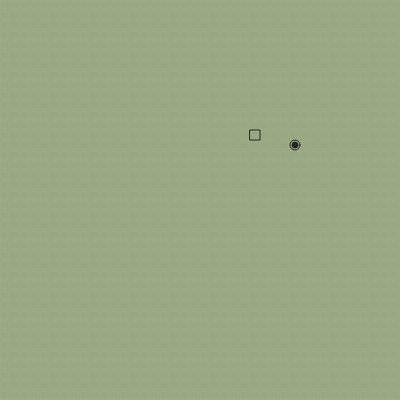
Frame 1 (no input)
Frame 60 (no input): identical to frame 1, image omitted
Frame 120 (the mouse pressed at the canvas centre since frame 60): identical to frame 1, image omitted

The p5.js sketch that drew this single still picture (run headless with seeded random() and noise() and a simulated clock; from frame 60 on, the mouse is pressed at the canvas centre):

// p5.js sketch
// ── sketch.js
const rows = 40
const columns = 40
const direcciones = [ 'arriba', 'derecha', 'abajo', 'izquierda' ]
const fpsLimiter = 5
const PRIMARY_COLOR = '#262626'
let culebra
let fruta
let frames

class Culebra{
  constructor(){
    this.cabeza = {
      fila: Math.round(random(rows*0.2,rows*0.8)),
      columna: Math.round(random(columns*0.2,columns*0.8)),
      }
    this.direccion = '',
    this.ultimoMovimiento = '',
    this.cola = []
  }  
  mover(){
    this.moverCola()
    switch (this.direccion) {
      case 'arriba':
        this.cabeza.columna-- 
        break;
      case 'derecha':
        this.cabeza.fila++ 
        break;
      case 'abajo':
        this.cabeza.columna++ 
        break;
      case 'izquierda':
        this.cabeza.fila-- 
        break;
    }
    this.ultimoMovimiento = this.direccion
  }
  crecer(){
    const newPedazo = [this.cabeza.fila,this.cabeza.columna]
    this.cola.push(newPedazo)
  }
  moverCola(){
    if(this.cola.length > 0){
      let newCola = this.cola.reverse()
      newCola = newCola.map( (pedazo, index) => {
        if(index<newCola.length-1)
          return newCola[index+1]
      })
      this.cola = newCola.reverse()
      this.cola[0] = [this.cabeza.fila,this.cabeza.columna]
    }
  }
  dibujar(){
    this.dibujarCola()
    this.dibujarCabeza()
  }
  dibujarCabeza(){
    const squareWidth = width/columns
    const squareHeight = height/rows
    stroke(PRIMARY_COLOR)
    noFill()
    const x = squareWidth*this.cabeza.fila
    const y = squareHeight*this.cabeza.columna
    rect(x,y,squareWidth,squareHeight)
    this.dibujarOjos(x,y,squareWidth,squareHeight)
  }
  dibujarOjos(x,y,w,h){
    if(!this.direccion)return
    stroke(PRIMARY_COLOR)
    fill(PRIMARY_COLOR)
    const horizontal = this.direccion === 'arriba'|| this.direccion === 'abajo'
    const eyeWidth = horizontal? w*0.2 : w*0.4
    const eyeHeight = horizontal? h*0.4 : h*0.2
    switch (this.direccion) {
      case 'arriba':
        rect(x+w*0.2,y+h*0.2,eyeWidth,eyeHeight)
        rect(x+w*0.6,y+h*0.2,eyeWidth,eyeHeight)
        break;
      case 'derecha':
        rect(x+w*0.4,y+h*0.2,eyeWidth,eyeHeight)
        rect(x+w*0.4,y+h*0.6,eyeWidth,eyeHeight)
        break;
      case 'abajo':
        rect(x+w*0.2,y+h*0.4,eyeWidth,eyeHeight)
        rect(x+w*0.6,y+h*0.4,eyeWidth,eyeHeight)
        break;
      case 'izquierda':
        rect(x+w*0.2,y+h*0.2,eyeWidth,eyeHeight)
        rect(x+w*0.2,y+h*0.6,eyeWidth,eyeHeight)
        break;
    
      default:
        break;
    }

    
  }
  dibujarCola(){
    const squareWidth = width/columns
    const squareHeight = height/rows
    this.cola.map( pedazo => {
      const x = squareWidth*pedazo[0]
      const y = squareHeight*pedazo[1]
      stroke(PRIMARY_COLOR)
      noFill()
      rect(x,y,squareWidth,squareHeight)
      fill(PRIMARY_COLOR)
      rect(x+squareWidth*0.2,y+squareHeight*0.2,squareWidth*0.6,squareHeight*0.6)
    })
  }
  checkComida(){
    if(fruta.posicion[0] === this.cabeza.fila && fruta.posicion[1] === this.cabeza.columna){
      this.crecer()
      fruta = new Fruta(this)
    }
  }
}
class Fruta{
  constructor(culebra){
    this.posicion = this.randomPosition(culebra)
  }
  randomPosition(){
    const cabeza = [culebra.cabeza.fila,culebra.cabeza.columna]
    const newPos = [Math.round(random(1,rows-1)),Math.round(random(1,columns-1))]
    if( estaEnMiCola(newPos) || newPos === cabeza){
      return this.randomPosition()
    } 
    return newPos
  }
  dibujar(){
    const squareWidth = width/columns
    const squareHeight = height/rows
    const x = squareWidth*this.posicion[0]+ squareWidth/2
    const y = squareHeight*this.posicion[1] + squareHeight/2
    stroke(PRIMARY_COLOR)
    noFill()
    ellipse(x,y,squareWidth,squareHeight)
    fill(PRIMARY_COLOR)
    ellipse(x,y,squareWidth*0.6,squareHeight*0.6)
    
  }
}
function setup(){
  createCanvas(400 , 400)
  frames= 0
  culebra = new Culebra()
  fruta = new Fruta(culebra)
}
function draw(){
  if(frames%fpsLimiter===0){
  background('#9EAD86');
  dibujarFondo()
  fruta.dibujar()
  culebra.dibujar()
  checkColisiones()
  culebra.checkComida()
  culebra.mover()
  }
  frames++
}
function dibujarFondo(){
  const squareWidth = width/columns
  const squareHeight = height/rows
  for (let i = 0; i < rows; i++) {
    for (let j = 0; j < columns; j++) {
      const x = squareWidth*i
      const y = squareHeight*j
      stroke('#99A783')
      noFill()
      rect(x,y,squareWidth,squareHeight)
      fill('#99A783')
      rect(x+squareWidth*0.2,y+squareHeight*0.2,squareWidth*0.6,squareHeight*0.6)
    }    
  }
}
function checkColisiones(){
  if(culebra.direccion){
    const proximaCasilla = getCasilla(culebra.direccion)
    const limiteVertical = proximaCasilla[0] >= rows || proximaCasilla[0] < 0
    const limiteHorizontal = proximaCasilla[1] >= columns || proximaCasilla[1] < 0
    const propioCuerpo = estaEnMiCola([culebra.cabeza.fila,culebra.cabeza.columna]) 
    if( limiteHorizontal || limiteVertical || propioCuerpo){
      restart()
    }
  }
}
function estaEnMiCola( [ fila, columna ] ){
  let siEsta = false
  culebra.cola.map( pedazo => {
    if(pedazo[0] === fila && pedazo[1] === columna)
    siEsta=true
  })
  return siEsta
}
function keyPressed(){
  if( canMove(2,87,38) )// W o arriba 
    return culebra.direccion = direcciones[0]
  if( canMove(3,68,39))// D o derecha
    return culebra.direccion = direcciones[1]
  if( canMove(0,83,40))// S o abajo
    return culebra.direccion = direcciones[2]
  if( canMove(1,65,37) ) //A o izquierda
    return culebra.direccion = direcciones[3]
}
function canMove( opuesto, wasd, flechas ){
  return ( 
    culebra.ultimoMovimiento !== direcciones[opuesto] 
    && ( keyCode === wasd || keyCode === flechas) 
  )
}
function getCasilla( direccion ){
  const fila = culebra.cabeza.fila
  const columna = culebra.cabeza.columna
  switch (direccion) {
    case 'arriba':
      return [fila, columna-1]
    case 'derecha':
      return [fila+1,columna]
    case 'abajo':
      return [fila, columna+1]
    case 'izquierda':
      return [fila-1,columna]
    }
}
function restart(){
  culebra = new Culebra()
  fruta = new Fruta(culebra)
}
// ── style.css
html, body {
  margin: 0;
  padding: 0;
  background: rgb(100, 100, 120)
}
main{
  min-height: 100vh;
  min-width: 100vw;
  display: flex;
}
canvas {
  border: 10px solid #262626;
  margin: auto;
  display: block;
}
